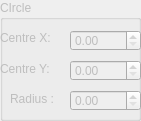
   <widget class="QGroupBox" name="Circlegroup">
    <property name="enabled">
     <bool>false</bool>
    </property>
    <property name="geometry">
     <rect>
      <x>280</x>
      <y>250</y>
      <width>141</width>
      <height>121</height>
     </rect>
    </property>
    <property name="title">
     <string>CIrcle</string>
    </property>
    <widget class="QLabel" name="label_3">
     <property name="geometry">
      <rect>
       <x>0</x>
       <y>30</y>
       <width>71</width>
       <height>16</height>
      </rect>
     </property>
     <property name="text">
      <string>Centre X:</string>
     </property>
    </widget>
    <widget class="QDoubleSpinBox" name="HorizLinear">
     <property name="geometry">
      <rect>
       <x>70</x>
       <y>30</y>
       <width>71</width>
       <height>21</height>
      </rect>
     </property>
     <property name="maximum">
      <double>300.000000000000000</double>
     </property>
    </widget>
    <widget class="QLabel" name="label_4">
     <property name="geometry">
      <rect>
       <x>0</x>
       <y>60</y>
       <width>71</width>
       <height>17</height>
      </rect>
     </property>
     <property name="text">
      <string>Centre Y:</string>
     </property>
    </widget>
    <widget class="QDoubleSpinBox" name="VertLinear">
     <property name="geometry">
      <rect>
       <x>70</x>
       <y>60</y>
       <width>71</width>
       <height>21</height>
      </rect>
     </property>
     <property name="maximum">
      <double>300.000000000000000</double>
     </property>
    </widget>
    <widget class="QDoubleSpinBox" name="VertLinear_3">
     <property name="geometry">
      <rect>
       <x>70</x>
       <y>90</y>
       <width>71</width>
       <height>21</height>
      </rect>
     </property>
     <property name="maximum">
      <double>150.000000000000000</double>
     </property>
    </widget>
    <widget class="QLabel" name="label_5">
     <property name="geometry">
      <rect>
       <x>10</x>
       <y>90</y>
       <width>71</width>
       <height>17</height>
      </rect>
     </property>
     <property name="text">
      <string>Radius :</string>
     </property>
    </widget>
   </widget>
